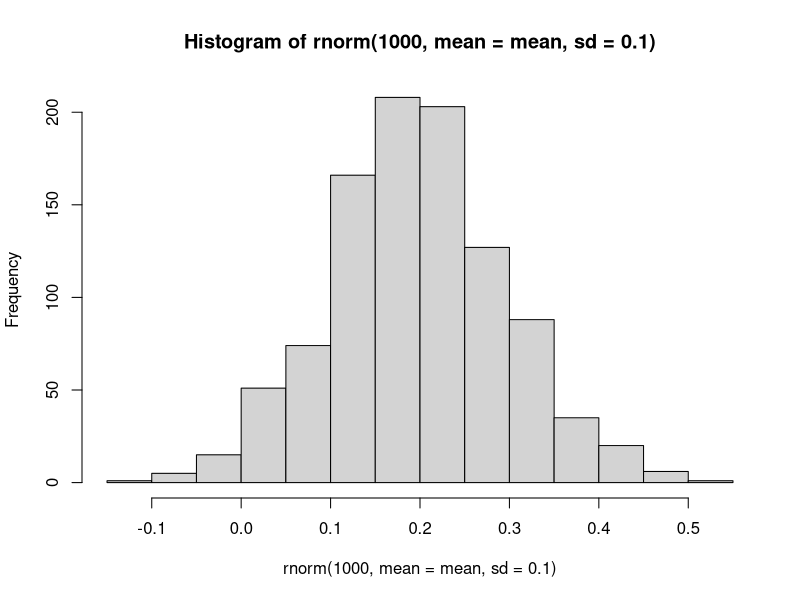
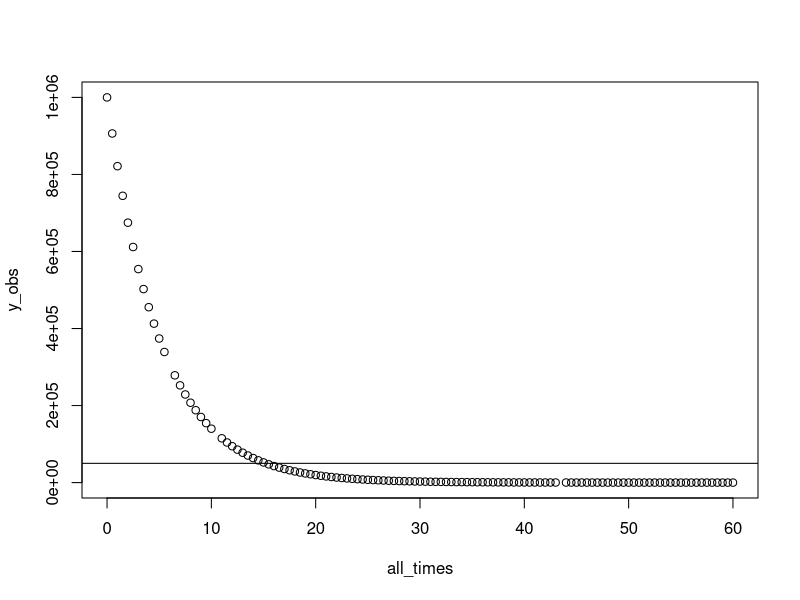
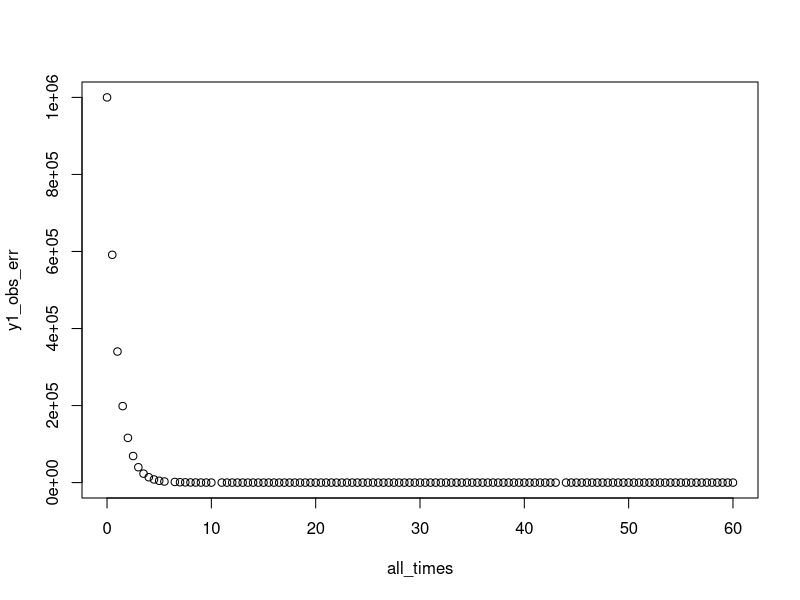
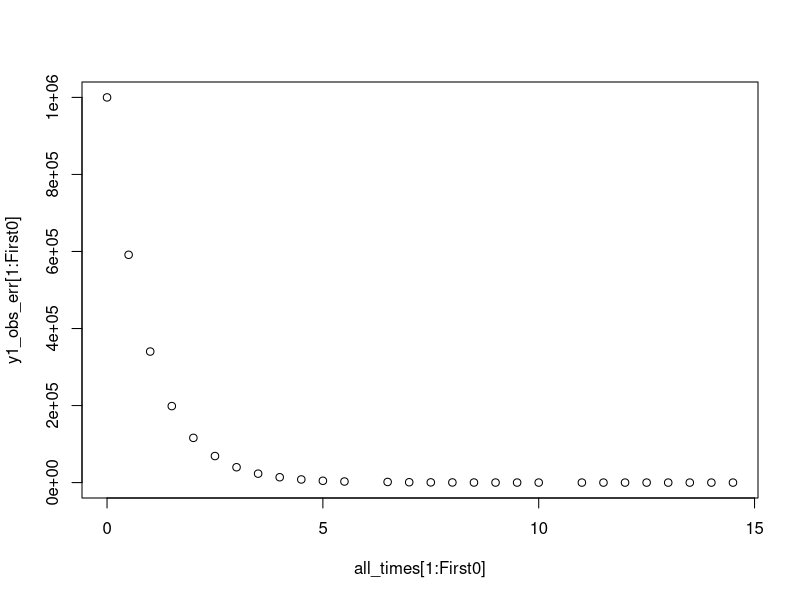
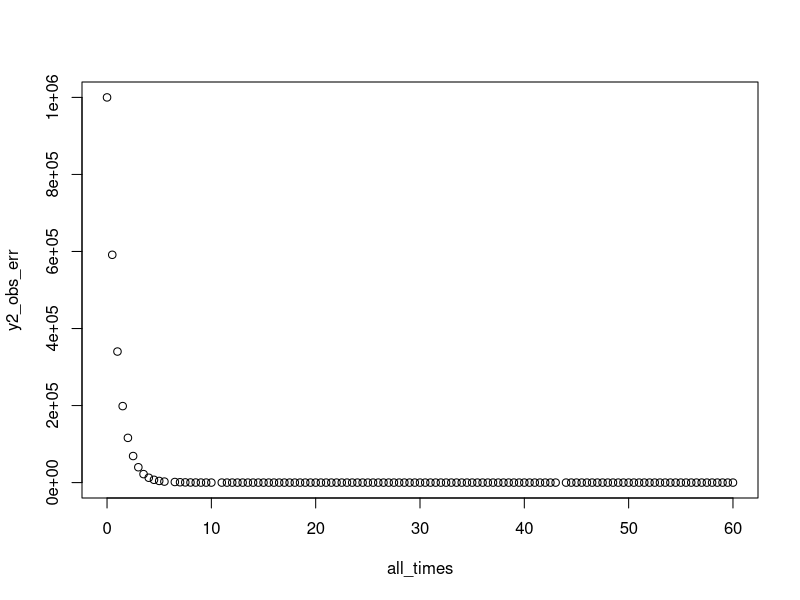
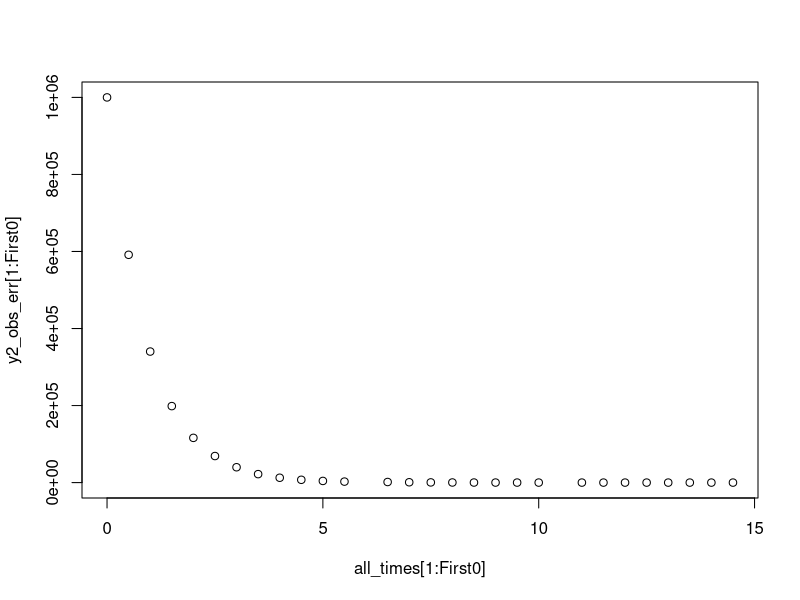
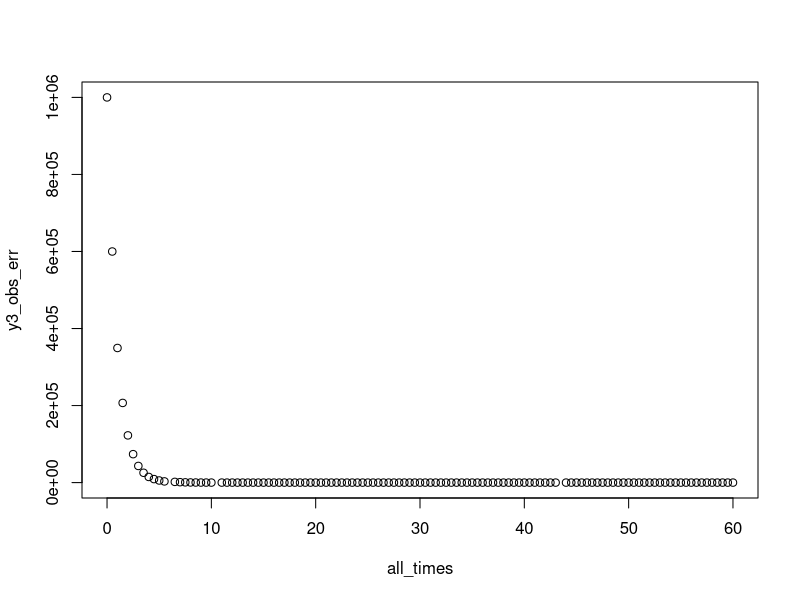
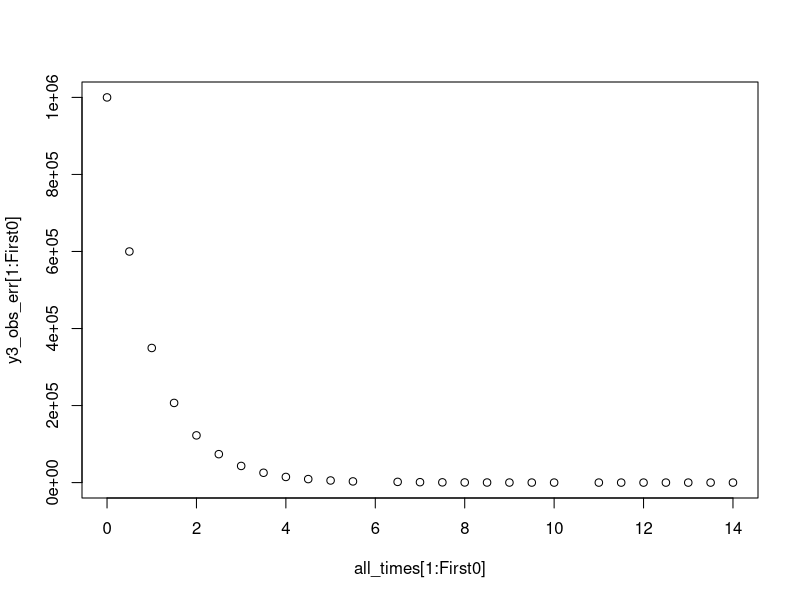

Generate these figures, in order, with R: (Note: this script raises an error after producing the figures.)
#### [INSERT A DOC STRING HERE] ####

library(tidyverse)

#### Getting constant degradation rates for each of 9 barrels ####
# Required objects
min <- 0.05; max <- 0.34; mean <- (min + max)/2; print(mean)
num_barrels <- 9
# Taking a look at distribution
hist(rnorm(1000, mean = mean, sd = 0.1))
# Sampling 9 decay rates
r_vec <- c()
set.seed(123)
for (i in 1:num_barrels) {
  r_vec[i] <- round(rnorm(1, mean = mean, sd = 0.01), digits = 2)
  while(r_vec[i] < min | r_vec[i] > max)
  {r_vec[i] <- round(rnorm(1, mean = mean, sd = 0.01), digits = 2)}
}; print(r_vec); print(mean(r_vec))

#### Setting up sampling regimes for each of 9 barrels ####
all_times <- seq(0 + 12/24, 60, 12/24); num_samples <- floor(length(all_times)/num_barrels) # Full time series (in days) divided by number of barrels; we can change this to make it more realistic; used floor() instead of round() to always round down
# all_times <- seq(1, 60, 1); num_samples <- floor(length(all_times)/num_barrels) # DAYS
ts <- matrix(nrow = num_samples + 1, ncol = num_barrels) # Matrix of sampling regimes wherein each column contains the sampling regime for a different barrel
ts[1, ] <- rep(0, ncol(ts))
set.seed(123)
for (i in 1:num_barrels){
  t <- sort(sample(all_times, num_samples, replace = FALSE))
  ts[2:nrow(ts), i] <- t
  all_times <- all_times[!all_times %in% t]
}; colnames(ts) <- c("t1", "t2", "t3", "t4", "t5", "t6", "t7", "t8", "t9")
t1 <- ts[ ,1]; t2 <- ts[ ,2]; t3 <- ts[ ,3]; t4 <- ts[ ,4]; t5 <- ts[ ,5]; t6 <- ts[ ,6]; t7 <- ts[ ,7]; t8 <- ts[ ,8]; t9 <- ts[ ,9] # Come up with an automated way of doing this
all_times <- sort(c(0, ts[2:nrow(ts), ]))

#### Observation without error ####
y0_obs <- 1e6
y_obs <- y0_obs*exp(-all_times*mean(r_vec))
plot(x = all_times, y = y_obs)
abline(h = y0_obs*0.05)

#### Setting up barrel volumes to implement sampling error ####
samp_vol <- 5; barrel_vol <- 100 # Under these conditions, you can sample each barrel a maximum of 40 times
vol <- c(barrel_vol)
for (i in 2:length(t1 + 1)){
  vol[i] <- vol[i - 1] - samp_vol
}; vol <- vol[2:length(vol)]

#### Sampling initial abundance ####
set.seed(123); y_init <- 1e6
y_samp_init <- y_select <- rbinom(1, y_init, samp_vol/(vol[1] + samp_vol))
y_samp_init <- c(NA, 0.0, y_samp_init)

#### Generating data ####
## Barrel 1
# Set seed because reproducibility
set.seed(123)
# Setting up initial abundance, and empty vector to fill with observations
t_elap <- 0.5 # Units are in hours so 10 day * 24hrs, for example; CHANGE ALL_TIMES
y_prev <- 1e6; y1_obs_err <- c(); y1_obs_err[1] <- y_prev; y1_samp <- c(); j <- 2
# Loop to generate data with (1) process error, (2) environmental stochasticity, and (3) sampling error
for (i in 2:length(all_times)){
  y_d <- rbinom(1, y_prev, t_elap*exp(-1*r_vec[1]*exp(-rnorm(1, 0, 0.1)))) # Determine eDNAs that "die" via exponential distribution (process error) and environmental stochasticity
  if (all_times[i] %in% t1){
    y_select <- rbinom(1, y_prev - y_d, samp_vol/vol[j - 1]) # Sample eDNAs from remaining with sampling error via sampled volume vs total remaining volume
    y1_samp[j - 1] <- y_select; j <- j + 1 # Add sampled eDNAs to observation vector
    y_next <- y_prev - y_d - y_select # eDNAs in barrel at next time step is equal to those available at previous time step, minus those that died, and those that were selected
    y_prev <- y_next # Re-assigning y_prev for next iteration
    y1_obs_err[i] <- y_prev
  } else {
    y_next <- y_prev - y_d
    y_prev <- y_next
    y1_obs_err[i] <- y_prev
  }
}; plot(all_times, y1_obs_err)
First0 <- which(y1_obs_err == 0)[1]
plot(x = all_times[1:First0], y = y1_obs_err[1:First0])
y1_samp <- cbind(t1[2:length(t1)], y1_samp)
Barrel <- c(rep(1, nrow(y1_samp))); y1_samp <- cbind(Barrel, y1_samp)

## Barrel 2
set.seed(123)
t_elap <- 0.5 
y_prev <- 1e6; y2_obs_err <- c(); y2_obs_err[1] <- y_prev; y2_samp <- c(); j <- 2
for (i in 2:length(all_times)){
  y_d <- rbinom(1, y_prev, t_elap*exp(-1*r_vec[2]*exp(-rnorm(1, 0, 0.1)))) 
  if (all_times[i] %in% t2){
    y_select <- rbinom(1, y_prev - y_d, samp_vol/vol[j - 1]) 
    y2_samp[j - 1] <- y_select; j <- j + 1 
    y_next <- y_prev - y_d - y_select 
    y_prev <- y_next 
    y2_obs_err[i] <- y_prev
  } else {
    y_next <- y_prev - y_d
    y_prev <- y_next
    y2_obs_err[i] <- y_prev
  }
}; plot(all_times, y2_obs_err)
First0 <- which(y2_obs_err == 0)[1]
plot(x = all_times[1:First0], y = y2_obs_err[1:First0])
y2_samp <- cbind(t2[2:length(t2)], y2_samp)
Barrel <- c(rep(2, nrow(y2_samp))); y2_samp <- cbind(Barrel, y2_samp)

## Barrel 3
set.seed(123)
t_elap <- 0.5 
y_prev <- 1e6; y3_obs_err <- c(); y3_obs_err[1] <- y_prev; y3_samp <- c(); j <- 2
for (i in 2:length(all_times)){
  y_d <- rbinom(1, y_prev, t_elap*exp(-1*r_vec[3]*exp(-rnorm(1, 0, 0.1)))) 
  if (all_times[i] %in% t3){
    y_select <- rbinom(1, y_prev - y_d, samp_vol/vol[j - 1]) 
    y3_samp[j - 1] <- y_select; j <- j + 1 
    y_next <- y_prev - y_d - y_select 
    y_prev <- y_next 
    y3_obs_err[i] <- y_prev
  } else {
    y_next <- y_prev - y_d
    y_prev <- y_next
    y3_obs_err[i] <- y_prev
  }
}; plot(all_times, y3_obs_err)
First0 <- which(y3_obs_err == 0)[1]
plot(x = all_times[1:First0], y = y3_obs_err[1:First0])
y3_samp <- cbind(t3[2:length(t3)], y3_samp)
Barrel <- c(rep(3, nrow(y3_samp))); y3_samp <- cbind(Barrel, y3_samp)

## Barrel 4
set.seed(123)
t_elap <- 0.5 
y_prev <- 1e6; y4_obs_err <- c(); y4_obs_err[1] <- y_prev; y4_samp <- c(); j <- 2
for (i in 2:length(all_times)){
  y_d <- rbinom(1, y_prev, t_elap*exp(-1*r_vec[4]*exp(-rnorm(1, 0, 0.1)))) 
  if (all_times[i] %in% t4){
    y_select <- rbinom(1, y_prev - y_d, samp_vol/vol[j - 1]) 
    y4_samp[j - 1] <- y_select; j <- j + 1 
    y_next <- y_prev - y_d - y_select 
    y_prev <- y_next 
    y4_obs_err[i] <- y_prev
  } else {
    y_next <- y_prev - y_d
    y_prev <- y_next
    y4_obs_err[i] <- y_prev
  }
}; plot(all_times, y4_obs_err)
First0 <- which(y4_obs_err == 0)[1]
plot(x = all_times[1:First0], y = y4_obs_err[1:First0])
y4_samp <- cbind(t4[2:length(t4)], y4_samp)
Barrel <- c(rep(4, nrow(y4_samp))); y4_samp <- cbind(Barrel, y4_samp)

## Barrel 5
set.seed(123)
t_elap <- 0.5 
y_prev <- 1e6; y5_obs_err <- c(); y5_obs_err[1] <- y_prev; y5_samp <- c(); j <- 2
for (i in 2:length(all_times)){
  y_d <- rbinom(1, y_prev, t_elap*exp(-1*r_vec[5]*exp(-rnorm(1, 0, 0.1)))) 
  if (all_times[i] %in% t5){
    y_select <- rbinom(1, y_prev - y_d, samp_vol/vol[j - 1]) 
    y5_samp[j - 1] <- y_select; j <- j + 1 
    y_next <- y_prev - y_d - y_select 
    y_prev <- y_next 
    y5_obs_err[i] <- y_prev
  } else {
    y_next <- y_prev - y_d
    y_prev <- y_next
    y5_obs_err[i] <- y_prev
  }
}; plot(all_times, y5_obs_err)
First0 <- which(y5_obs_err == 0)[1]
plot(x = all_times[1:First0], y = y5_obs_err[1:First0])
y5_samp <- cbind(t5[2:length(t5)], y5_samp)
Barrel <- c(rep(5, nrow(y5_samp))); y5_samp <- cbind(Barrel, y5_samp)

## Barrel 6
set.seed(123)
t_elap <- 0.5 
y_prev <- 1e6; y6_obs_err <- c(); y6_obs_err[1] <- y_prev; y6_samp <- c(); j <- 2
for (i in 2:length(all_times)){
  y_d <- rbinom(1, y_prev, t_elap*exp(-1*r_vec[6]*exp(-rnorm(1, 0, 0.1)))) 
  if (all_times[i] %in% t6){
    y_select <- rbinom(1, y_prev - y_d, samp_vol/vol[j - 1]) 
    y6_samp[j - 1] <- y_select; j <- j + 1 
    y_next <- y_prev - y_d - y_select 
    y_prev <- y_next 
    y6_obs_err[i] <- y_prev
  } else {
    y_next <- y_prev - y_d
    y_prev <- y_next
    y6_obs_err[i] <- y_prev
  }
}; plot(all_times, y6_obs_err)
First0 <- which(y6_obs_err == 0)[1]
plot(x = all_times[1:First0], y = y6_obs_err[1:First0])
y6_samp <- cbind(t6[2:length(t6)], y6_samp)
Barrel <- c(rep(6, nrow(y6_samp))); y6_samp <- cbind(Barrel, y6_samp)

## Barrel 7
set.seed(123)
t_elap <- 0.5 
y_prev <- 1e6; y7_obs_err <- c(); y7_obs_err[1] <- y_prev; y7_samp <- c(); j <- 2
for (i in 2:length(all_times)){
  y_d <- rbinom(1, y_prev, t_elap*exp(-1*r_vec[7]*exp(-rnorm(1, 0, 0.1)))) 
  if (all_times[i] %in% t7){
    y_select <- rbinom(1, y_prev - y_d, samp_vol/vol[j - 1]) 
    y7_samp[j - 1] <- y_select; j <- j + 1 
    y_next <- y_prev - y_d - y_select 
    y_prev <- y_next 
    y7_obs_err[i] <- y_prev
  } else {
    y_next <- y_prev - y_d
    y_prev <- y_next
    y7_obs_err[i] <- y_prev
  }
}; plot(all_times, y7_obs_err)
First0 <- which(y7_obs_err == 0)[1]
plot(x = all_times[1:First0], y = y7_obs_err[1:First0])
y7_samp <- cbind(t7[2:length(t7)], y7_samp)
Barrel <- c(rep(7, nrow(y7_samp))); y7_samp <- cbind(Barrel, y7_samp)

## Barrel 8
set.seed(123)
t_elap <- 0.5 
y_prev <- 1e6; y8_obs_err <- c(); y8_obs_err[1] <- y_prev; y8_samp <- c(); j <- 2
for (i in 2:length(all_times)){
  y_d <- rbinom(1, y_prev, t_elap*exp(-1*r_vec[8]*exp(-rnorm(1, 0, 0.1)))) 
  if (all_times[i] %in% t8){
    y_select <- rbinom(1, y_prev - y_d, samp_vol/vol[j - 1]) 
    y8_samp[j - 1] <- y_select; j <- j + 1 
    y_next <- y_prev - y_d - y_select 
    y_prev <- y_next 
    y8_obs_err[i] <- y_prev
  } else {
    y_next <- y_prev - y_d
    y_prev <- y_next
    y8_obs_err[i] <- y_prev
  }
}; plot(all_times, y8_obs_err)
First0 <- which(y8_obs_err == 0)[1]
plot(x = all_times[1:First0], y = y8_obs_err[1:First0])
y8_samp <- cbind(t8[2:length(t8)], y8_samp)
Barrel <- c(rep(8, nrow(y8_samp))); y8_samp <- cbind(Barrel, y8_samp)

## Barrel 9
set.seed(123)
t_elap <- 0.5 
y_prev <- 1e6; y9_obs_err <- c(); y9_obs_err[1] <- y_prev; y9_samp <- c(); j <- 2
for (i in 2:length(all_times)){
  y_d <- rbinom(1, y_prev, t_elap*exp(-1*r_vec[9]*exp(-rnorm(1, 0, 0.1)))) 
  if (all_times[i] %in% t9){
    y_select <- rbinom(1, y_prev - y_d, samp_vol/vol[j - 1]) 
    y9_samp[j - 1] <- y_select; j <- j + 1 
    y_next <- y_prev - y_d - y_select 
    y_prev <- y_next 
    y9_obs_err[i] <- y_prev
  } else {
    y_next <- y_prev - y_d
    y_prev <- y_next
    y9_obs_err[i] <- y_prev
  }
}; plot(all_times, y9_obs_err)
First0 <- which(y9_obs_err == 0)[1]
plot(x = all_times[1:First0], y = y9_obs_err[1:First0])
y9_samp <- cbind(t9[2:length(t9)], y9_samp)
Barrel <- c(rep(9, nrow(y9_samp))); y9_samp <- cbind(Barrel, y9_samp)

full_ts <- rbind(y_samp_init, y1_samp, y2_samp, y3_samp, y4_samp, y5_samp, y6_samp, y7_samp, y8_samp, y9_samp)
full_ts <- as.data.frame(full_ts); colnames(full_ts) <- c("barrel", "t", "y_samp")
# Ordering generated data by sampling time
full_ts_ordered <- full_ts[with(full_ts, order(t)), ]
# Plotting generated data
plot(full_ts_ordered$t, full_ts_ordered$y_samp)

#### Fitting generated data to exponential model ####
## Organizing data
dlist <- list(
  n_times = length(full_ts_ordered$t) - 1, # Number of time steps
  y0_obs = full_ts_ordered$y_samp[1], # Observed initial state
  y = full_ts_ordered$y_samp[-1], # Observed data
  t0 = 0, # Initial time step
  ts = full_ts_ordered$t[-1] # Time steps
)











#### ... TO DO! ####

#### Estimated abundances ####
y0_est <- as.numeric(y0_est); r_est <- as.numeric(r_est)
y_est <- y0_est*exp(-all_times*r_est)
plot(y_est)

#### Plotting (1) observations without error, (2) generated data, and (3) estimated data for comparison ####
plot(all_times[1:20], y_obs[1:20], type = "l", xlab = "Day", ylab = "eDNA Concentration")
points(all_times[1:20], y_obs_err[1:20], col = "cornflowerblue", pch = 16)
points(all_times[1:20], y_est[1:20], col = "firebrick2", pch = 18)
legend("topright", legend=c("Deterministic data", "Observed data", "Estimated data"),
       col=c("black", "cornflowerblue", "firebrick2"), lty = c(1, NA, NA), pch = c(NA, 16, 18), cex = 0.8)














# Initially, sample every barrel, every hour, until they're empty





